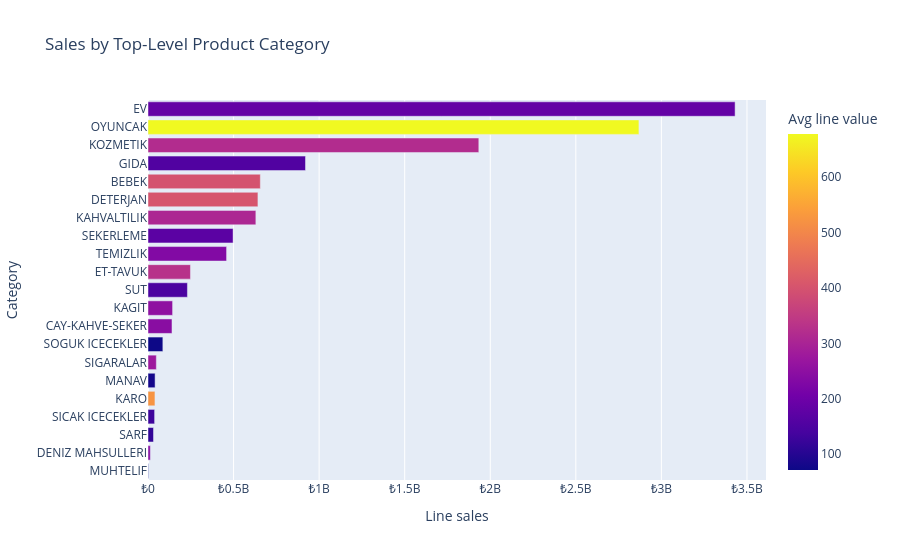

Notebook cell for this chart:
### Code cell
fig = px.bar(
    category_sales.sort("line_sales"),
    x="line_sales",
    y="CATEGORY1",
    orientation="h",
    color="avg_line_value",
    title="Sales by Top-Level Product Category",
    labels={"line_sales": "Line sales", "CATEGORY1": "Category", "avg_line_value": "Avg line value"},
)
fig.update_layout(xaxis_tickprefix="₺")
fig.show()

### Figure 1 — Plotly figure (JSON) as saved in the notebook; plotly's stock layout.template omitted (floating-point values rounded to 4 significant figures)
{"data": [{"hovertemplate": "Line sales=%{x}<br>Category=%{y}<br>Avg line value=%{marker.color}<extra></extra>", "legendgroup": "", "marker": {"color": [75.36, 243.1, 115.4, 129.6, 522.7, 79.74, 275.0, 71.3, 243.8, 253.2, 146.6, 329.4, 232.5, 170.2, 306.4, 404.0, 399.0, 156.1, 317.8, 677.9, 183.9], "coloraxis": "coloraxis", "pattern": {"shape": ""}}, "name": "", "orientation": "h", "showlegend": false, "textposition": "auto", "type": "bar", "x": [2889000.0, 13750000.0, 32110000.0, 38600000.0, 40640000.0, 41440000.0, 48710000.0, 86830000.0, 140100000.0, 143700000.0, 230400000.0, 248100000.0, 459200000.0, 497300000.0, 630300000.0, 642400000.0, 656400000.0, 920300000.0, 1933000000.0, 2869000000.0, 3431000000.0], "xaxis": "x", "y": ["MUHTELIF", "DENIZ MAHSULLERI", "SARF", "SICAK ICECEKLER", "KARO", "MANAV", "SIGARALAR", "SOGUK ICECEKLER", "CAY-KAHVE-SEKER", "KAGIT", "SUT", "ET-TAVUK", "TEMIZLIK", "SEKERLEME", "KAHVALTILIK", "DETERJAN", "BEBEK", "GIDA", "KOZMETIK", "OYUNCAK", "EV"], "yaxis": "y"}], "layout": {"barmode": "relative", "coloraxis": {"colorbar": {"title": {"text": "Avg line value"}}, "colorscale": [[0, "#0d0887"], [0.1111, "#46039f"], [0.2222, "#7201a8"], [0.3333, "#9c179e"], [0.4444, "#bd3786"], [0.5556, "#d8576b"], [0.6667, "#ed7953"], [0.7778, "#fb9f3a"], [0.8889, "#fdca26"], [1, "#f0f921"]]}, "legend": {"tracegroupgap": 0}, "title": {"text": "Sales by Top-Level Product Category"}, "xaxis": {"anchor": "y", "domain": [0, 1], "tickprefix": "₺", "title": {"text": "Line sales"}}, "yaxis": {"anchor": "x", "domain": [0, 1], "title": {"text": "Category"}}}}
